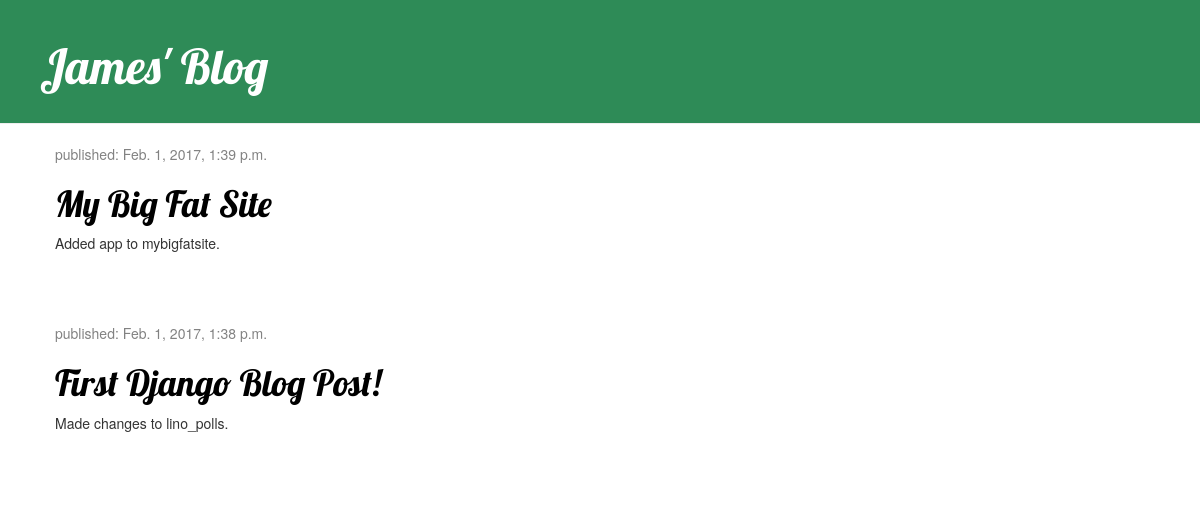
The page /dev_blog/ on the database as committed earlier.
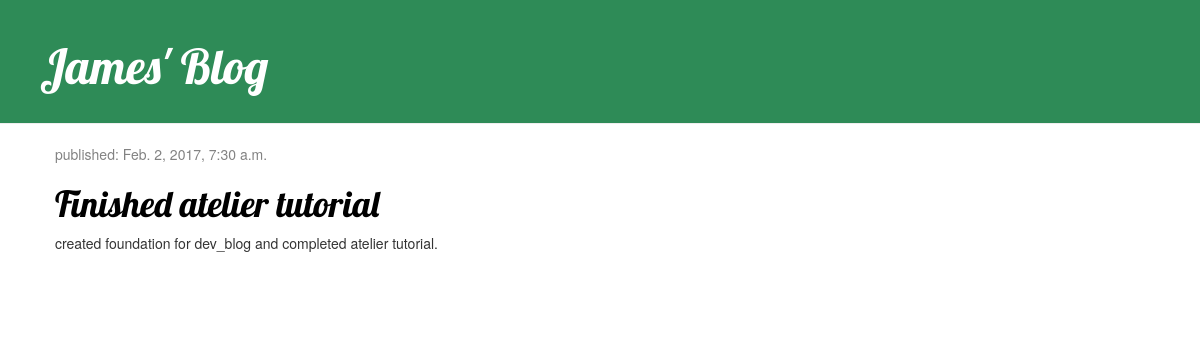
The same page on the database as committed later.
### dev_blog/models.py (models this page shows, shortened)
class BlogPost(models.Model):
	author = models.ForeignKey('auth.User')
	title = models.CharField(max_length=200)
	text = models.TextField()
	created_date = models.DateTimeField(
		blank=True, null=True)
	published_date = models.DateTimeField(
		blank=True, null=True)

### dev_blog/views.py (the view)
def index(request):
	posts = BlogPost.objects.filter(published_date__lte=timezone.now()).order_by('published_date').reverse()
	return render(request, 'dev_blog/post_list.html', {'posts': posts})

### dev_blog/templates/dev_blog/post_list.html (shortened to what this page needs)
{% load staticfiles %}
<html>
    <head>
		<link rel="stylesheet" href="//maxcdn.bootstrapcdn.com/bootstrap/3.2.0/css/bootstrap.min.css">
		<link rel="stylesheet" href="//maxcdn.bootstrapcdn.com/bootstrap/3.2.0/css/bootstrap-theme.min.css">
		<link rel="stylesheet" href="{% static 'css/dev_blog.css' %}">
    </head>
    <body>
        <div class="page-header">
            <h1><a href="">James' Blog</a></h1>
        </div>
		<div class="content container">
    		<div class="row">
        		<div class="col-md-8">
            		{% for post in posts %}
                		<div class="post">
                    		<div class="date">
                        		<p>published: {{ post.published_date }}</p>
                    		</div>
                    		<h1><a href="">{{ post.title }}</a></h1>
                    		<p>{{ post.text|linebreaksbr }}</p>
                		</div>
            		{% endfor %}
        		</div>
    		</div>
		</div>
    </body>
</html>

### dev_blog/static/css/dev_blog.css (style rules this page uses)
.page-header { background-color: #2E8B57; margin-top: 0; padding: 20px 20px 20px 40px; }
.page-header h1, .page-header h1 a, .page-header h1 a:visited, .page-header h1 a:active { color: #ffffff; font-size: 36pt; text-decoration: none; }
.content { margin-left: 40px; }
h1, h2, h3, h4 { font-family: 'Lobster', cursive; }
.date { color: #828282; }
.post { margin-bottom: 70px; }
.post h1 a, .post h1 a:visited { color: #000000; }

Rows that differ between the two databases and show on the page:
removed BlogPost: published_date "Feb. 1, 2017, 1:39 p.m.", title "My Big Fat Site", text "Added app to mybigfatsite."
removed BlogPost: published_date "Feb. 1, 2017, 1:38 p.m.", title "First Django Blog Post!", text "Made changes to lino_polls."
added BlogPost: published_date "Feb. 2, 2017, 7:30 a.m.", title "Finished atelier tutorial", text "created foundation for dev_blog and completed atelier tutorial."
